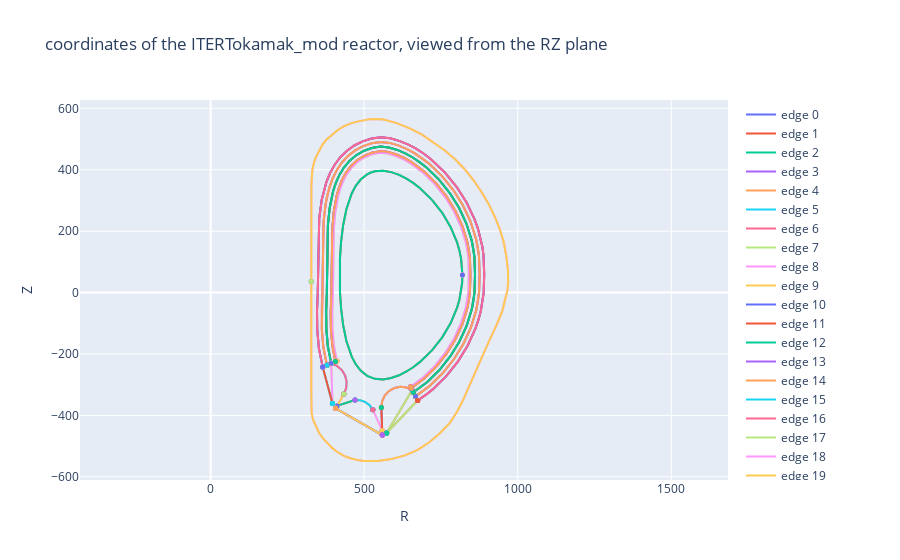

Notebook code for this chart:
### Code cell
my_reactor_test.export_html()
